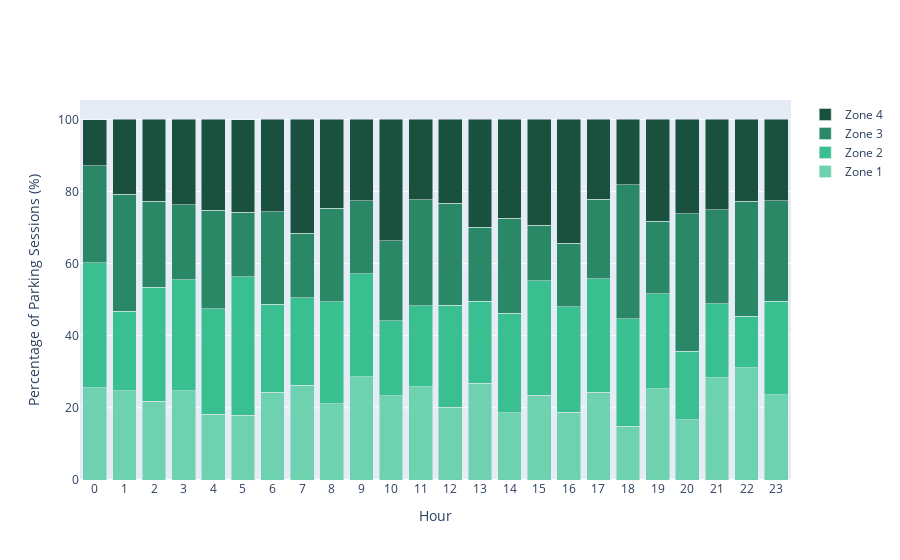

Notebook cell for this chart:
### Code cell
plot_stacked_bar(df1, 'hour', 'parking_zone', by_percentage=True)

### Figure 1 — Plotly figure (JSON) as saved in the notebook; plotly's stock layout.template omitted (floating-point values rounded to 4 significant figures)
{"data": [{"marker": {"color": "#6ed2b0"}, "name": "Zone 1", "type": "bar", "x": [0, 1, 2, 3, 4, 5, 6, 7, 8, 9, 10, 11, 12, 13, 14, 15, 16, 17, 18, 19, 20, 21, 22, 23], "y": [25.6, 24.7, 21.8, 24.8, 18.2, 17.9, 24.4, 26.3, 21.2, 28.6, 23.3, 25.9, 20.2, 26.8, 18.7, 23.5, 18.8, 24.4, 14.9, 25.3, 16.7, 28.4, 31.1, 23.7]}, {"marker": {"color": "#3abf91"}, "name": "Zone 2", "type": "bar", "x": [0, 1, 2, 3, 4, 5, 6, 7, 8, 9, 10, 11, 12, 13, 14, 15, 16, 17, 18, 19, 20, 21, 22, 23], "y": [34.6, 22.1, 31.7, 30.7, 29.3, 38.5, 24.4, 24.2, 28.2, 28.6, 20.9, 22.4, 28.3, 22.7, 27.5, 31.8, 29.2, 31.4, 29.8, 26.3, 19, 20.5, 14.3, 25.8]}, {"marker": {"color": "#2a8867"}, "name": "Zone 3", "type": "bar", "x": [0, 1, 2, 3, 4, 5, 6, 7, 8, 9, 10, 11, 12, 13, 14, 15, 16, 17, 18, 19, 20, 21, 22, 23], "y": [26.9, 32.5, 23.8, 20.8, 27.3, 17.9, 25.6, 17.9, 25.9, 20.2, 22.1, 29.4, 28.3, 20.6, 26.4, 15.3, 17.7, 22.1, 37.2, 20.2, 38.1, 26.1, 31.9, 28]}, {"marker": {"color": "#19513e"}, "name": "Zone 4", "type": "bar", "x": [0, 1, 2, 3, 4, 5, 6, 7, 8, 9, 10, 11, 12, 13, 14, 15, 16, 17, 18, 19, 20, 21, 22, 23], "y": [12.8, 20.8, 22.8, 23.8, 25.3, 25.6, 25.6, 31.6, 24.7, 22.6, 33.7, 22.4, 23.2, 29.9, 27.5, 29.4, 34.4, 22.1, 18.1, 28.3, 26.2, 25, 22.7, 22.6]}], "layout": {"barmode": "stack", "title": {"text": ""}, "xaxis": {"nticks": 36, "title": {"text": "Hour"}}, "yaxis": {"title": {"text": "Percentage of Parking Sessions (%)"}}}}
